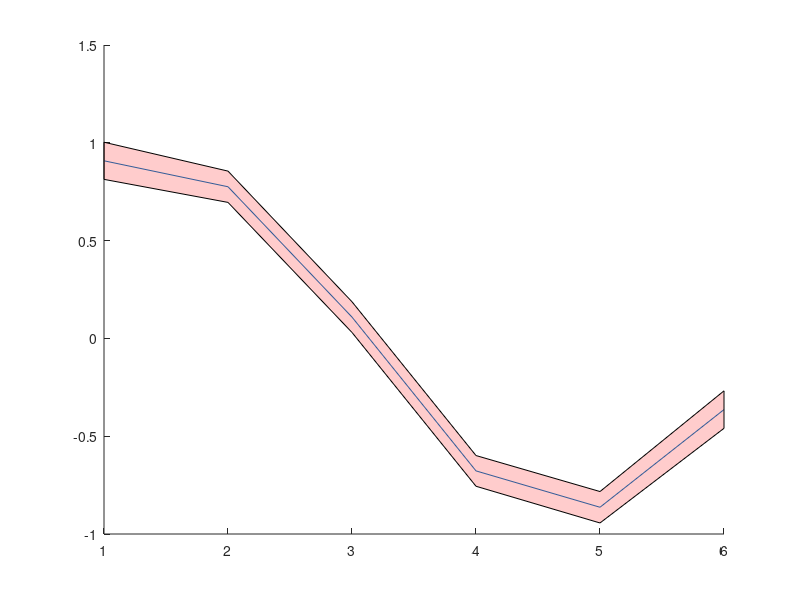

Reproduce this figure in MATLAB.
clear;

% The goal here is to simulate the LTI system p_ddot = w(t). What I want to
% do here is:
%   1. Determine the priors on x
%   2. Simulate the system for a specific white noise profile which will
%      give me ground truth data for estimation.
%   3. Solve for the optimal x at the measurement times.

% We use the state variables p and p_dot. With these, the system becomes
% the good old fashioned:
%   x_dot = A*x + B*u + L*w where

A = [0, 1; 0, 0];
B = 0;
L = [0; 1];

% We need this function for sure
exp_A = @(del_t) [1, del_t; 0, 1];
phi = @(t, s) [1, (t - s); 0, 1];

Q = 0.1;
Q_k = @(dt) Q*[1/3*dt^3, 1/2*dt^2; 1/2*dt^2, dt];

% Let's say we measure the thing at these time points
t_K = 1:6;

% Build the large matrix A
A_full = [eye(2),              zeros(2),            zeros(2),            zeros(2),            zeros(2),            zeros(2)
          phi(t_K(2), t_K(1)), eye(2),              zeros(2),            zeros(2),            zeros(2),            zeros(2)
          phi(t_K(3), t_K(1)), phi(t_K(3), t_K(2)), eye(2),              zeros(2),            zeros(2),            zeros(2)
          phi(t_K(4), t_K(1)), phi(t_K(4), t_K(2)), phi(t_K(4), t_K(3)), eye(2),              zeros(2),            zeros(2)
          phi(t_K(5), t_K(1)), phi(t_K(5), t_K(2)), phi(t_K(5), t_K(3)), phi(t_K(5), t_K(4)), eye(2),              zeros(2)
          phi(t_K(6), t_K(1)), phi(t_K(6), t_K(2)), phi(t_K(6), t_K(3)), phi(t_K(6), t_K(4)), phi(t_K(6), t_K(5)), eye(2)];
      
% Let's say that x_0_wed = [0; 0];
v = zeros(size(A_full,1),1);
x_wed = A_full*v;

% Now we also need to build the full Q. Let
P_wed_0 = eye(2);
Q_full = blkdiag(P_wed_0, Q_k(1), Q_k(1), Q_k(1), Q_k(1), Q_k(1));
P_wed = A_full*Q_full*(A_full');

p_wed = x_wed(1:2:end);
tmp = diag(P_wed);
p_wed_var = tmp(1:2:end);

% Our measurement equation is y_k = C_k*x + n_k
R = 0.01;
R_full = R*eye(6);

C = [1, 0];
C_full = blkdiag(C, C, C, C, C, C);

% Now our truth model can actually be anything. Let's choose it as a sin
% wave just for fun
y = sin(t_K)';

P_hat = inv(inv(P_wed) + (C_full')*inv(R_full)*C_full);
x_hat = P_hat*(inv(P_wed)*x_wed + (C_full')*inv(R_full)*y);

p_hat = x_hat(1:2:end);
tmp = diag(P_hat);
p_hat_var = tmp(1:2:end);
p_hat_std = sqrt(p_hat_var);

figure(1);
clf;
hold on;

plot(t_K, p_hat);
xxx = [t_K, fliplr(t_K)];
yyy = [p_hat + p_hat_std; flipud(p_hat - p_hat_std)];
patch(xxx, yyy, 'r', 'FaceAlpha', 0.2);
